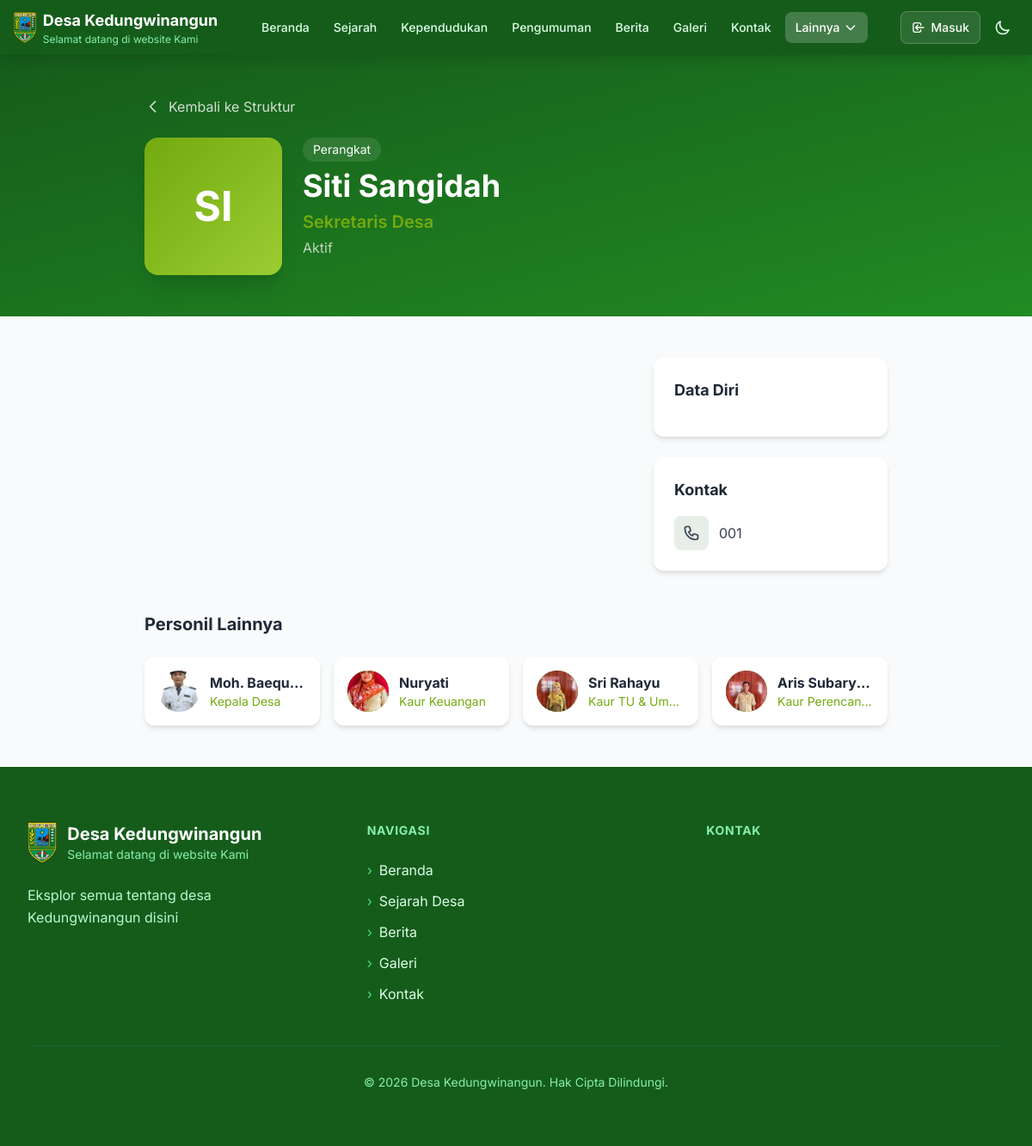
/struktur/9, run on an earlier commit of the app's database.
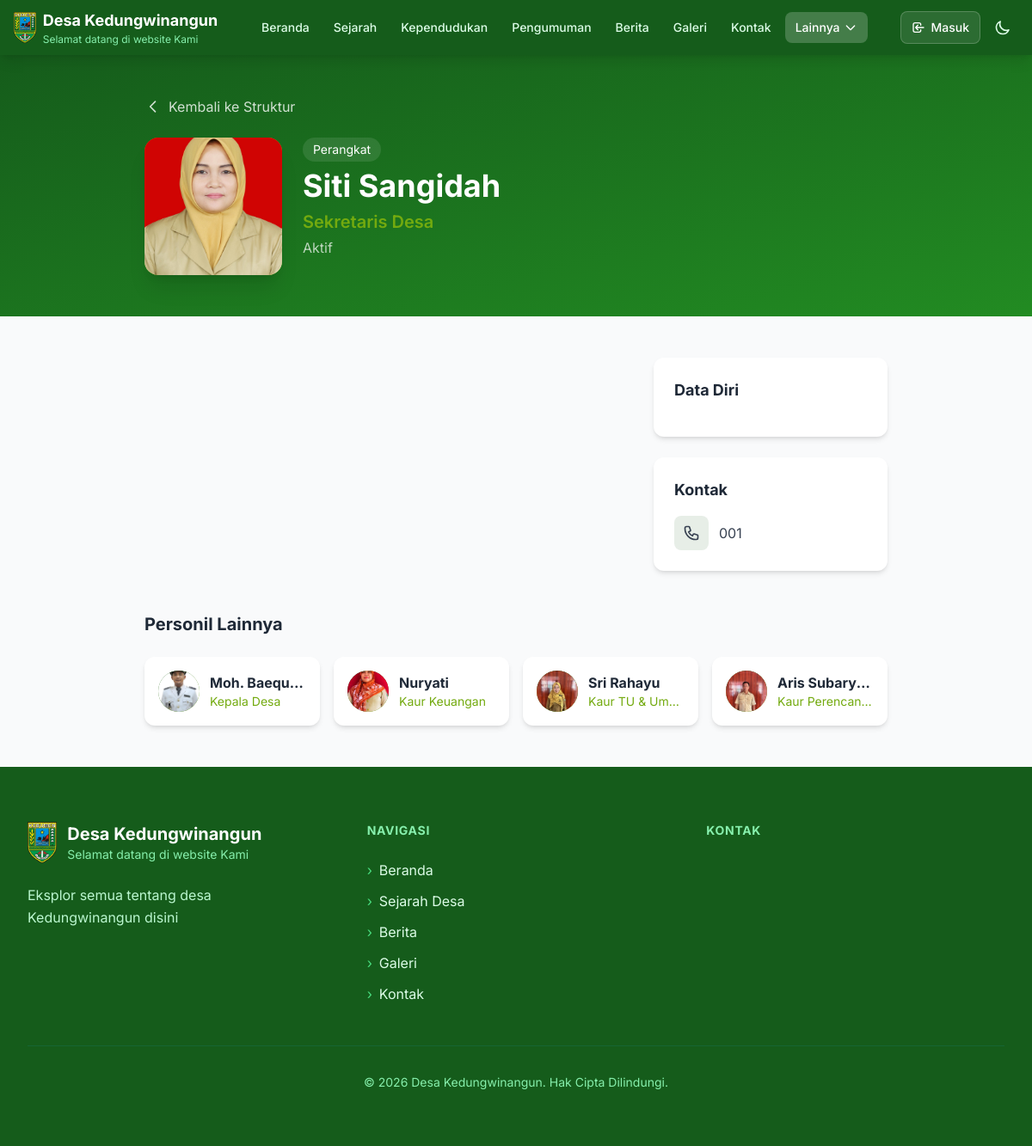
And on a later commit of the database.
### tables this page shows
CREATE TABLE struktur_organisasi (
                id INTEGER PRIMARY KEY AUTOINCREMENT,
                kategori TEXT NOT NULL,
                nama TEXT NOT NULL,
                jabatan TEXT,
                deskripsi TEXT,
                nik TEXT,
                alamat TEXT,
                dusun TEXT,
                rt TEXT,
                rw TEXT,
                telepon TEXT,
                email TEXT,
                foto_url TEXT,
                sk_url TEXT,
                no_sk TEXT,
                tanggal_sk TEXT,
                masa_jabatan TEXT,
                status TEXT DEFAULT 'Aktif',
                icon TEXT,
                no_urut INTEGER DEFAULT 0,
                aktif INTEGER DEFAULT 1,
                created_at TIMESTAMP DEFAULT CURRENT_TIMESTAMP,
                updated_at TIMESTAMP DEFAULT CURRENT_TIMESTAMP
            );

### routes/public.py (the view)
@public_bp.route("/struktur/<int:struktur_id>")
def struktur_detail(struktur_id):
    from datetime import datetime
    from models import get_struktur_by_id, get_all_struktur
    try:
        item = get_struktur_by_id(struktur_id)
        if not item:
            flash('Data tidak ditemukan', 'error')
            return redirect(url_for('public.struktur'))
        related = get_all_struktur(aktif=1)
        related = [r for r in related if r['kategori'] == item['kategori'] and r['id'] != struktur_id][:4]
        desa_info = get_desa_info_with_maps()
        custom_pages = get_all_pages()
        return render_template(
            "struktur_detail.html",
            page={"title": item['nama']},
            item=item,
            related=related,
            desa=desa_info,
            nav_links=set_nav_active("Lainnya", request.path),
            tahun=datetime.now().year,
            site_name=desa_info['nama'],
            site_tagline=desa_info['tagline'],
            site_description=desa_info['deskripsi'],
            custom_pages=custom_pages,
        )
    except Exception as e:
        logger.error(f"Error loading struktur detail {struktur_id}: {str(e)}")
        flash('Terjadi kesalahan saat memuat halaman', 'error')
        return redirect(url_for('public.struktur'))

### app.py (called while the page is built, shortened)
@app.context_processor
def inject_openrouter_key():
    return {
        'openrouter_api_key': environ.get('OPENROUTER_API_KEY', '')
    }

@app.context_processor
def inject_custom_pages():
    from models import get_all_pages
    return {'custom_pages_nav': get_all_pages()}

@app.after_request
def add_security_headers(response):
    response.headers['X-Content-Type-Options'] = 'nosniff'
    response.headers['X-Frame-Options'] = 'DENY'
    response.headers['X-XSS-Protection'] = '1; mode=block'
    response.headers['Referrer-Policy'] = 'strict-origin-when-cross-origin'
    if request.path.startswith('/admin') or request.path.startswith('/login'):
        response.headers['Cache-Control'] = 'no-store, no-cache, must-revalidate, max-age=0'
        response.headers['Pragma'] = 'no-cache'
        response.headers['Expires'] = '0'
    response.headers['Permissions-Policy'] = (
        'camera=(), microphone=(), geolocation=(self "https://maps.google.com"), '
        'payment=(), usb=(), fullscreen=(self)'
    )
    return response

### models.py (called while the page is built)
def get_db_connection():
    conn = sqlite3.connect(Config.DB_NAME)
    conn.row_factory = sqlite3.Row
    return conn

### templates/struktur_detail.html (shortened to what the changed rows need)
<!DOCTYPE html>
<html lang="id">
<head>
    <script src="https://cdn.tailwindcss.com"></script>
    <link rel="stylesheet" href="{{ url_for('static', filename='styles.css') }}">
</head>
<body>
    <section class="bg-gradient-to-br from-[#155C1B] to-[#228B22] text-white py-8 md:py-12">
        <div class="max-w-4xl mx-auto px-4">
            <div class="flex flex-col md:flex-row items-center md:items-start gap-6 text-center md:text-left">
                <div class="w-32 h-32 md:w-40 md:h-40 rounded-2xl bg-gradient-to-br from-[#73AA0F] to-[#9ACD32] flex items-center justify-center text-white font-bold text-4xl md:text-5xl shadow-xl overflow-hidden flex-shrink-0">
                    {% if item.foto_url %}
                    <img src="{{ item.foto_url }}" alt="{{ item.nama }}" class="w-full h-full object-cover">
                    {% else %}
                    {{ item.nama[:2]|upper }}
                    {% endif %}
                </div>
                <div>
                    <span class="inline-block px-3 py-1 bg-white/10 rounded-full text-sm mb-2">{{ item.kategori|title|replace('_', ' ') }}</span>
                    <h1 class="text-3xl md:text-4xl font-bold mb-2">{{ item.nama }}</h1>
                    <p class="text-[#73AA0F] text-xl font-semibold">{{ item.jabatan or '-' }}</p>
                    <p class="text-white/70 mt-1">{{ item.status or 'Aktif' }}</p>
                </div>
            </div>
        </div>
    </section>
    <section class="py-12 bg-gray-50">
        <div class="max-w-4xl mx-auto px-4">
            <div class="grid md:grid-cols-3 gap-6">
                <div class="space-y-6">
                    <div class="bg-white rounded-xl p-6 shadow-md">
                        <h2 class="text-lg font-bold text-gray-800 mb-4">Data Diri</h2>
                    </div>
                    {% if item.telepon or item.email %}
                    <div class="bg-white rounded-xl p-6 shadow-md">
                        <h2 class="text-lg font-bold text-gray-800 mb-4">Kontak</h2>
                        <div class="space-y-3">
                            {% if item.telepon %}
                            <a href="tel:{{ item.telepon }}" class="flex items-center gap-3 text-gray-700 hover:text-[#155C1B]">
                                <span class="w-10 h-10 rounded-lg bg-[#155C1B]/10 flex items-center justify-center">
                                </span>
                                {{ item.telepon }}
                            </a>
                            {% endif %}
                        </div>
                    </div>
                    {% endif %}
                </div>
            </div>
            {% if related %}
            <div class="mt-12">
                <h2 class="text-xl font-bold text-gray-800 mb-6">Personil Lainnya</h2>
            </div>
            {% endif %}
        </div>
    </section>
</body>
</html>

What changed in the data, as far as the page shows it:
changed struktur_organisasi "Siti Sangidah": foto_url: picture added; nama "SI" → (not shown)
